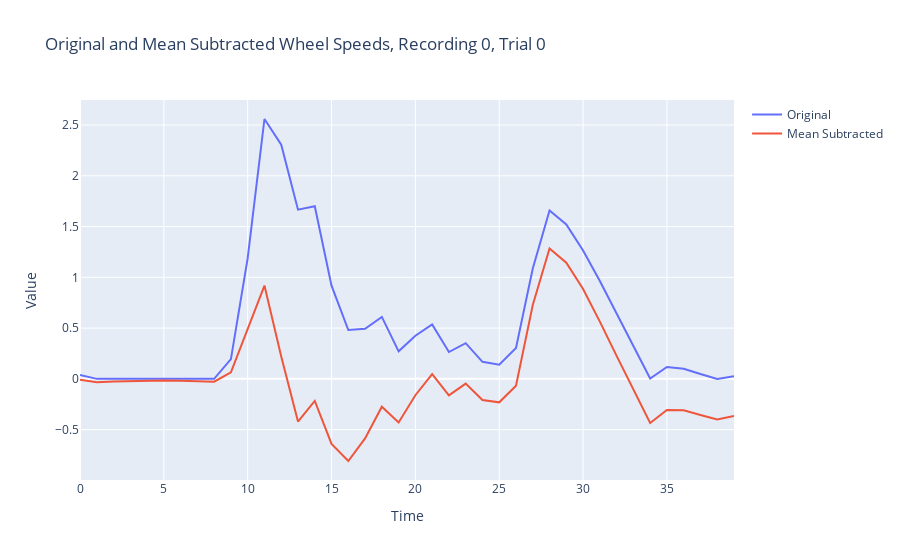
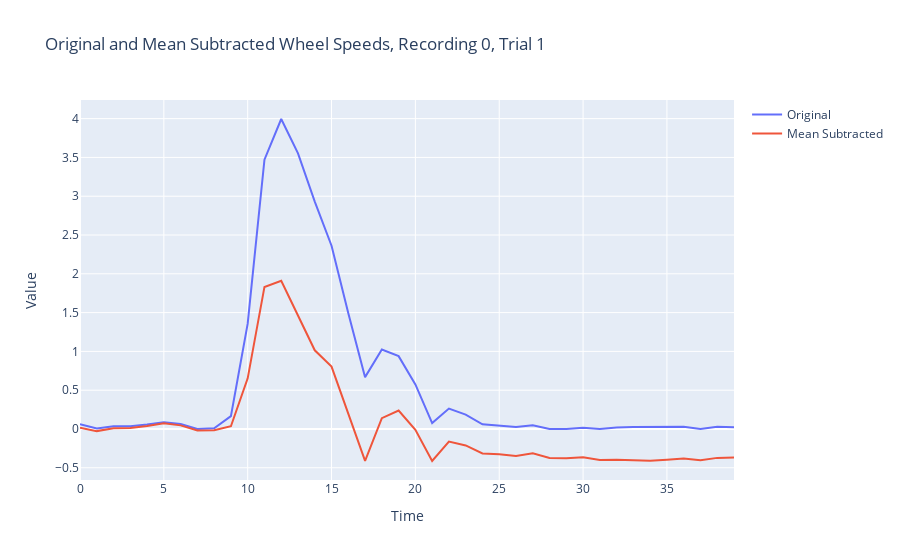
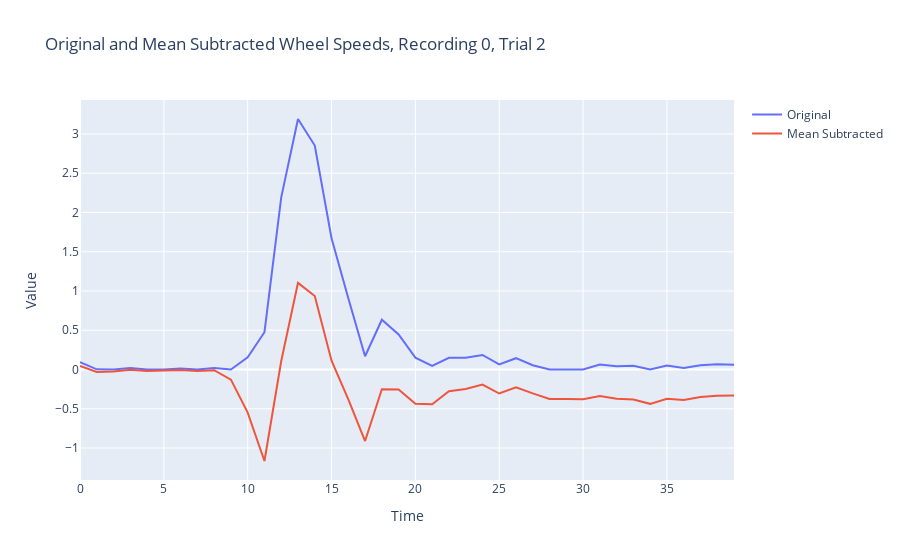

The notebook cell these images were saved under, in order:
### Code cell
for t in range(3):
    fig = go.Figure()
    fig.add_trace(go.Scatter(y=Y_train_regular[0][t], name='Original'))
    fig.add_trace(go.Scatter(y=Y_train_mean_subtracted[0][t], name='Mean Subtracted'))
    fig.update_layout(title=f'Original and Mean Subtracted Wheel Speeds, Recording 0, Trial {t}', xaxis_title='Time', yaxis_title='Value')
    fig.show()

### Figure 1 — Plotly figure (JSON) as saved in the notebook; plotly's stock layout.template omitted (floating-point values rounded to 4 significant figures)
{"data": [{"name": "Original", "type": "scatter", "y": [0.03917, 0, 0, 0, 0.002641, 0, 0, 0, 0, 0.1942, 1.189, 2.559, 2.306, 1.666, 1.7, 0.9185, 0.4809, 0.4934, 0.61, 0.2713, 0.4244, 0.5355, 0.2642, 0.3517, 0.1679, 0.139, 0.3042, 1.086, 1.658, 1.521, 1.264, 0.9645, 0.6423, 0.3248, 0.003266, 0.1165, 0.09988, 0.04767, 0, 0.02484]}, {"name": "Mean Subtracted", "type": "scatter", "y": [-0.008809, -0.03353, -0.02651, -0.02276, -0.01576, -0.01579, -0.01814, -0.01949, -0.02735, 0.06453, 0.4841, 0.9186, 0.2198, -0.4205, -0.2171, -0.6404, -0.8089, -0.5869, -0.2742, -0.4288, -0.1609, 0.04619, -0.1617, -0.04623, -0.2088, -0.2311, -0.06711, 0.7272, 1.284, 1.144, 0.8844, 0.5635, 0.2262, -0.1064, -0.4342, -0.3058, -0.3085, -0.3556, -0.4003, -0.3652]}], "layout": {"title": {"text": "Original and Mean Subtracted Wheel Speeds, Recording 0, Trial 0"}, "xaxis": {"title": {"text": "Time"}}, "yaxis": {"title": {"text": "Value"}}}}

### Figure 2 — Plotly figure (JSON) as saved in the notebook; plotly's stock layout.template omitted (floating-point values rounded to 4 significant figures)
{"data": [{"name": "Original", "type": "scatter", "y": [0.06298, 0.00614, 0.03504, 0.03667, 0.05718, 0.08828, 0.06463, 0, 0.009894, 0.1654, 1.358, 3.472, 3.995, 3.552, 2.931, 2.363, 1.492, 0.6683, 1.023, 0.9385, 0.574, 0.07671, 0.2636, 0.1858, 0.06075, 0.04423, 0.02433, 0.04665, 0, 0, 0.0149, 0, 0.01935, 0.02623, 0.0273, 0.02576, 0.02796, 0, 0.02786, 0.02248]}, {"name": "Mean Subtracted", "type": "scatter", "y": [0.015, -0.0274, 0.008526, 0.01391, 0.03878, 0.07249, 0.04649, -0.01949, -0.01745, 0.03575, 0.6529, 1.831, 1.91, 1.465, 1.014, 0.8037, 0.202, -0.412, 0.1392, 0.2384, -0.01132, -0.4126, -0.1623, -0.2122, -0.316, -0.3259, -0.347, -0.3124, -0.3743, -0.3776, -0.3648, -0.401, -0.3967, -0.4049, -0.4102, -0.3966, -0.3804, -0.4033, -0.3724, -0.3675]}], "layout": {"title": {"text": "Original and Mean Subtracted Wheel Speeds, Recording 0, Trial 1"}, "xaxis": {"title": {"text": "Time"}}, "yaxis": {"title": {"text": "Value"}}}}

### Figure 3 — Plotly figure (JSON) as saved in the notebook; plotly's stock layout.template omitted (floating-point values rounded to 4 significant figures)
{"data": [{"name": "Original", "type": "scatter", "y": [0.09195, 0.001688, 0, 0.01813, 0, 0, 0.01197, 0, 0.01791, 0, 0.1549, 0.4752, 2.193, 3.191, 2.853, 1.672, 0.9087, 0.1686, 0.6338, 0.4458, 0.1501, 0.04545, 0.1486, 0.1494, 0.1849, 0.06392, 0.1439, 0.05457, 0, 0.001759, 0.001357, 0.06223, 0.04214, 0.04769, 0, 0.04915, 0.02039, 0.05382, 0.06533, 0.05903]}, {"name": "Mean Subtracted", "type": "scatter", "y": [0.04397, -0.03185, -0.02651, -0.00463, -0.0184, -0.01579, -0.006171, -0.01949, -0.009442, -0.1297, -0.5499, -1.166, 0.1075, 1.104, 0.936, 0.1127, -0.3812, -0.9117, -0.2505, -0.2543, -0.4353, -0.4439, -0.2773, -0.2485, -0.1918, -0.3062, -0.2274, -0.3045, -0.3743, -0.3758, -0.3783, -0.3387, -0.3739, -0.3835, -0.4375, -0.3732, -0.388, -0.3495, -0.3349, -0.331]}], "layout": {"title": {"text": "Original and Mean Subtracted Wheel Speeds, Recording 0, Trial 2"}, "xaxis": {"title": {"text": "Time"}}, "yaxis": {"title": {"text": "Value"}}}}
